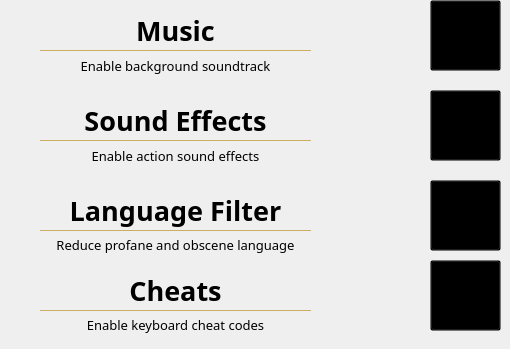
                <widget class="QWidget" name="pgeSettings">
                    <widget class="QLabel" name="lblMusic">
                        <property name="geometry">
                            <rect>
                                <x>40</x>
                                <y>10</y>
                                <width>271</width>
                                <height>41</height>
                            </rect>
                        </property>
                        <property name="font">
                            <font>
                                <family>Roman</family>
                                <pointsize>20</pointsize>
                                <weight>75</weight>
                                <bold>true</bold>
                                <underline>false</underline>
                            </font>
                        </property>
                        <property name="styleSheet">
                            <string notr="true">background: none;
                                color: rgb(0, 0, 0);
                                border: 1px solid;
                                border-color: transparent;
                                border-bottom-color: rgb(204, 174, 98);
                            </string>
                        </property>
                        <property name="text">
                            <string>Music</string>
                        </property>
                        <property name="alignment">
                            <set>Qt::AlignCenter</set>
                        </property>
                    </widget>
                    <widget class="QPushButton" name="btnMusic">
                        <property name="enabled">
                            <bool>true</bool>
                        </property>
                        <property name="geometry">
                            <rect>
                                <x>430</x>
                                <y>0</y>
                                <width>71</width>
                                <height>71</height>
                            </rect>
                        </property>
                        <property name="font">
                            <font>
                                <family>Roman</family>
                                <pointsize>16</pointsize>
                            </font>
                        </property>
                        <property name="styleSheet">
                            <string notr="true">QPushButton{
                                background: transparent;
                                }
                                QPushButton:hover:!pressed{
                                border: 7px solid;
                                border-color: rgb(204, 174, 98);
                                border-radius: 15px;
                                }
                                QPushButton:hover:pressed{
                                border: 2px solid;
                                border-color: transparent;
                                border-bottom-color: rgb(223, 230, 233);
                                }
                            </string>
                        </property>
                        <property name="icon">
                            <iconset>
                                <normaloff>../images/torch-lit.png</normaloff>../images/torch-lit.png
                            </iconset>
                        </property>
                        <property name="iconSize">
                            <size>
                                <width>60</width>
                                <height>50</height>
                            </size>
                        </property>
                    </widget>
                    <widget class="QPushButton" name="btnSoundEffects">
                        <property name="enabled">
                            <bool>true</bool>
                        </property>
                        <property name="geometry">
                            <rect>
                                <x>430</x>
                                <y>90</y>
                                <width>71</width>
                                <height>71</height>
                            </rect>
                        </property>
                        <property name="font">
                            <font>
                                <family>Roman</family>
                                <pointsize>16</pointsize>
                            </font>
                        </property>
                        <property name="styleSheet">
                            <string notr="true">QPushButton{
                                background: transparent;
                                }
                                QPushButton:hover:!pressed{
                                border: 7px solid;
                                border-color: rgb(204, 174, 98);
                                border-radius: 15px;
                                }
                                QPushButton:hover:pressed{
                                border: 2px solid;
                                border-color: transparent;
                                border-bottom-color: rgb(223, 230, 233);
                                }
                            </string>
                        </property>
                        <property name="icon">
                            <iconset>
                                <normaloff>../images/torch-lit.png</normaloff>../images/torch-lit.png
                            </iconset>
                        </property>
                        <property name="iconSize">
                            <size>
                                <width>60</width>
                                <height>50</height>
                            </size>
                        </property>
                    </widget>
                    <widget class="QLabel" name="lblSoundEffects">
                        <property name="geometry">
                            <rect>
                                <x>40</x>
                                <y>100</y>
                                <width>271</width>
                                <height>41</height>
                            </rect>
                        </property>
                        <property name="font">
                            <font>
                                <family>Roman</family>
                                <pointsize>20</pointsize>
                                <weight>75</weight>
                                <bold>true</bold>
                                <underline>false</underline>
                            </font>
                        </property>
                        <property name="styleSheet">
                            <string notr="true">background: none;
                                color: rgb(0, 0, 0);
                                border: 1px solid;
                                border-color: transparent;
                                border-bottom-color: rgb(204, 174, 98);
                            </string>
                        </property>
                        <property name="text">
                            <string>Sound Effects</string>
                        </property>
                        <property name="alignment">
                            <set>Qt::AlignCenter</set>
                        </property>
                    </widget>
                    <widget class="QPushButton" name="btnLanguageFilter">
                        <property name="enabled">
                            <bool>true</bool>
                        </property>
                        <property name="geometry">
                            <rect>
                                <x>430</x>
                                <y>180</y>
                                <width>71</width>
                                <height>71</height>
                            </rect>
                        </property>
                        <property name="font">
                            <font>
                                <family>Roman</family>
                                <pointsize>16</pointsize>
                            </font>
                        </property>
                        <property name="styleSheet">
                            <string notr="true">QPushButton{
                                background: transparent;
                                }
                                QPushButton:hover:!pressed{
                                border: 7px solid;
                                border-color: rgb(204, 174, 98);
                                border-radius: 15px;
                                }
                                QPushButton:hover:pressed{
                                border: 2px solid;
                                border-color: transparent;
                                border-bottom-color: rgb(223, 230, 233);
                                }
                            </string>
                        </property>
                        <property name="icon">
                            <iconset>
                                <normaloff>../images/torch-unlit.png</normaloff>../images/torch-unlit.png
                            </iconset>
                        </property>
                        <property name="iconSize">
                            <size>
                                <width>60</width>
                                <height>50</height>
                            </size>
                        </property>
                    </widget>
                    <widget class="QLabel" name="lblLanguageFilter">
                        <property name="geometry">
                            <rect>
                                <x>40</x>
                                <y>190</y>
                                <width>271</width>
                                <height>41</height>
                            </rect>
                        </property>
                        <property name="font">
                            <font>
                                <family>Roman</family>
                                <pointsize>20</pointsize>
                                <weight>75</weight>
                                <bold>true</bold>
                                <underline>false</underline>
                            </font>
                        </property>
                        <property name="styleSheet">
                            <string notr="true">background: none;
                                color: rgb(0, 0, 0);
                                border: 1px solid;
                                border-color: transparent;
                                border-bottom-color: rgb(204, 174, 98);
                            </string>
                        </property>
                        <property name="text">
                            <string>Language Filter</string>
                        </property>
                        <property name="alignment">
                            <set>Qt::AlignCenter</set>
                        </property>
                    </widget>
                    <widget class="QLabel" name="lblCheats">
                        <property name="geometry">
                            <rect>
                                <x>40</x>
                                <y>270</y>
                                <width>271</width>
                                <height>41</height>
                            </rect>
                        </property>
                        <property name="font">
                            <font>
                                <family>Roman</family>
                                <pointsize>20</pointsize>
                                <weight>75</weight>
                                <bold>true</bold>
                                <underline>false</underline>
                            </font>
                        </property>
                        <property name="styleSheet">
                            <string notr="true">background: none;
                                color: rgb(0, 0, 0);
                                border: 1px solid;
                                border-color: transparent;
                                border-bottom-color: rgb(204, 174, 98);
                            </string>
                        </property>
                        <property name="text">
                            <string>Cheats</string>
                        </property>
                        <property name="alignment">
                            <set>Qt::AlignCenter</set>
                        </property>
                    </widget>
                    <widget class="QPushButton" name="btnCheats">
                        <property name="enabled">
                            <bool>true</bool>
                        </property>
                        <property name="geometry">
                            <rect>
                                <x>430</x>
                                <y>260</y>
                                <width>71</width>
                                <height>71</height>
                            </rect>
                        </property>
                        <property name="font">
                            <font>
                                <family>Roman</family>
                                <pointsize>16</pointsize>
                            </font>
                        </property>
                        <property name="styleSheet">
                            <string notr="true">QPushButton{
                                background: transparent;
                                }
                                QPushButton:hover:!pressed{
                                border: 7px solid;
                                border-color: rgb(204, 174, 98);
                                border-radius: 15px;
                                }
                                QPushButton:hover:pressed{
                                border: 2px solid;
                                border-color: transparent;
                                border-bottom-color: rgb(223, 230, 233);
                                }
                            </string>
                        </property>
                        <property name="icon">
                            <iconset>
                                <normaloff>../images/torch-unlit.png</normaloff>../images/torch-unlit.png
                            </iconset>
                        </property>
                        <property name="iconSize">
                            <size>
                                <width>60</width>
                                <height>50</height>
                            </size>
                        </property>
                    </widget>
                    <widget class="QLabel" name="lblMusicHint">
                        <property name="geometry">
                            <rect>
                                <x>40</x>
                                <y>50</y>
                                <width>271</width>
                                <height>31</height>
                            </rect>
                        </property>
                        <property name="font">
                            <font>
                                <family>Roman</family>
                                <pointsize>10</pointsize>
                            </font>
                        </property>
                        <property name="styleSheet">
                            <string notr="true">background: none;
                                color: rgb(0, 0, 0);
                            </string>
                        </property>
                        <property name="text">
                            <string>Enable background soundtrack</string>
                        </property>
                        <property name="alignment">
                            <set>Qt::AlignCenter</set>
                        </property>
                    </widget>
                    <widget class="QLabel" name="lblSoundEffectsHint">
                        <property name="geometry">
                            <rect>
                                <x>40</x>
                                <y>140</y>
                                <width>271</width>
                                <height>31</height>
                            </rect>
                        </property>
                        <property name="font">
                            <font>
                                <family>Roman</family>
                                <pointsize>10</pointsize>
                            </font>
                        </property>
                        <property name="styleSheet">
                            <string notr="true">background: none;
                                color: rgb(0, 0, 0);
                            </string>
                        </property>
                        <property name="text">
                            <string>Enable action sound effects</string>
                        </property>
                        <property name="alignment">
                            <set>Qt::AlignCenter</set>
                        </property>
                    </widget>
                    <widget class="QLabel" name="lblLanguageFilterHint">
                        <property name="geometry">
                            <rect>
                                <x>40</x>
                                <y>230</y>
                                <width>271</width>
                                <height>30</height>
                            </rect>
                        </property>
                        <property name="font">
                            <font>
                                <family>Roman</family>
                                <pointsize>10</pointsize>
                            </font>
                        </property>
                        <property name="styleSheet">
                            <string notr="true">background: none;
                                color: rgb(0, 0, 0);
                            </string>
                        </property>
                        <property name="text">
                            <string>Reduce profane and obscene language</string>
                        </property>
                        <property name="alignment">
                            <set>Qt::AlignCenter</set>
                        </property>
                    </widget>
                    <widget class="QLabel" name="lblCheatsHint">
                        <property name="geometry">
                            <rect>
                                <x>40</x>
                                <y>310</y>
                                <width>271</width>
                                <height>30</height>
                            </rect>
                        </property>
                        <property name="font">
                            <font>
                                <family>Roman</family>
                                <pointsize>10</pointsize>
                            </font>
                        </property>
                        <property name="styleSheet">
                            <string notr="true">background: none;
                                color: rgb(0, 0, 0);
                            </string>
                        </property>
                        <property name="text">
                            <string>Enable keyboard cheat codes</string>
                        </property>
                        <property name="alignment">
                            <set>Qt::AlignCenter</set>
                        </property>
                    </widget>
                </widget>
